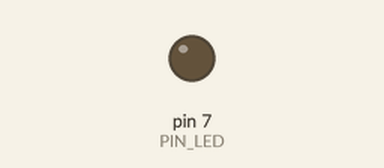
Recording of a sketch running on a simulated Arduino Uno, built with avr-gcc and run on an emulated ATmega328P. Parts: output pins drawn as LEDs (lit = HIGH). Dashed ring = blinking. What the sketch prints to the serial monitor is not drawn.

Above: at 0.5 s.
At 1.85 s:
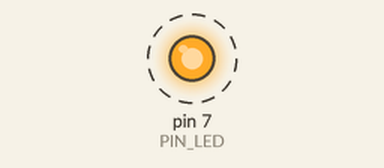
Timing chart, 0 to 3.0 s (numbered marks = the images above):
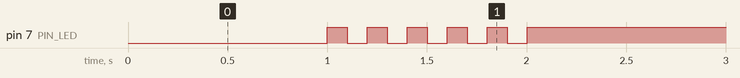

The sketch:

05_practice_2.ino
```cpp
#define PIN_LED 7
unsigned int count;

void setup() {
  pinMode(PIN_LED, OUTPUT);
  Serial.begin(115200);
  while (!Serial) {
    ;
  }
  count = 1;
}
void loop() {
  Serial.println(--count);
  digitalWrite(PIN_LED, count);
  delay(1000);

  for(int i = 0; i<5; i++){
    Serial.println(--count);
    digitalWrite(PIN_LED, count);
    delay(100);
    Serial.println(++count);
    digitalWrite(PIN_LED, count);
    delay(100);
  }
  while(1){
    Serial.println(++count);
    digitalWrite(PIN_LED, count);
  }
}
```

Measured:
- by itself, pin 7 (PIN_LED): alternates HIGH for 0.10 s and LOW for 0.10 s, 11 changes in all, then stays HIGH
